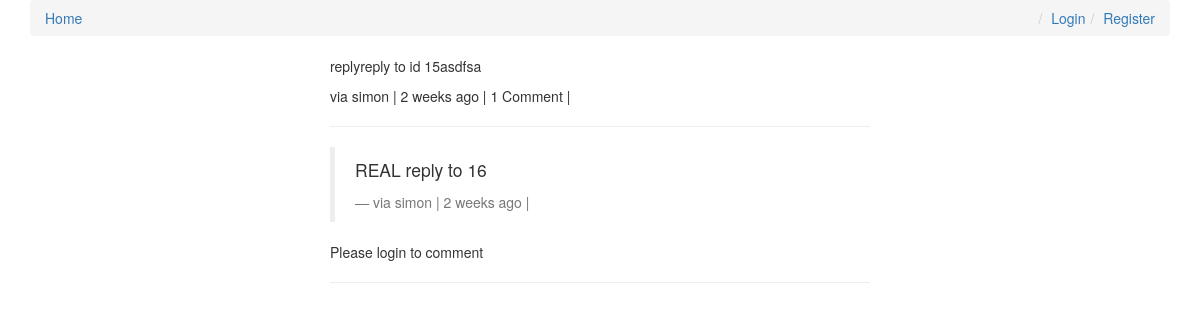
Page /comments/16/ on the committed database.
### comments/models.py (models this page shows, shortened)
class Comment(models.Model):
    user = models.ForeignKey(settings.AUTH_USER_MODEL, default=1)
    content_type = models.ForeignKey(ContentType, on_delete=models.CASCADE)
    object_id = models.PositiveIntegerField()
    content_object = GenericForeignKey('content_type', 'object_id')
    parent = models.ForeignKey("self", null=True, blank=True)
    content         = models.TextField()
    timestamp       = models.DateTimeField(auto_now_add=True)
    objects = CommentManager()
    class Meta:
        ordering = ['-timestamp']
    def children(self):
        return Comment.objects.filter(parent=self)
    @property
    def is_parent(self):
        if self.parent is not None:
            return False
        return True

### comments/views.py (the view, shortened to what this page needs)
# urls.py: url(r'^(?P<id>\d+)/$', comment_thread, name='thread'),
def comment_thread(request, id):
    try:
        obj = Comment.objects.get(id=id)
    except:
        raise Http404
    if not obj.is_parent:
        obj = obj.parent
    content_object = obj.content_object #samesame: the Post that the comment is on
    content_id = obj.content_object.id
    initial_data = {
        "content_type": obj.content_type,
        "object_id": obj.object_id
    }
    form = CommentForm(request.POST or None, initial=initial_data)
    print(dir(form))
    print(form.errors)
    context = {
        'comment': obj,
        'form': form,
    }
    return render(request, "comment_thread.html", context)

### templates/comment_thread.html (shortened to what this page needs)
{% extends "base.html" %}
{% load urlify %}
{% load crispy_forms_tags %}
{% block content %}
<div class='col-sm-6 col-sm-offset-3'>
        <p>{{ comment.content }}</p>
        <footer>via {{comment.user}} | {{comment.timestamp|timesince}} ago | {% if comment.children.count > 0 %} {{comment.children.count}} Comment | {% endif %} </footer>
<hr>
        <div>
            {% for child_comment in comment.children %}
                <blockquote>
                    <p>{{ child_comment.content }}</p>
                    <footer>via {{child_comment.user}} | {{child_comment.timestamp|timesince}} ago | {% if request.user == child_comment.user %}<a href='{{ child_comment.get_delete_url }}'>Delete</a>{% endif %}</footer>
                </blockquote>
            {% endfor %}
        </div>
        {% if request.user.is_authenticated %}
        <form method="POST" action="."> {% csrf_token %}
            {{ form|crispy }}
            <input type="hidden" name="parent_id" value="{{ comment.id }}">
            <input type='submit' value='Reply' class='btn btn-default'>
        </form>
        {% else %}
        <p>Please login to comment</p>
        {% endif %}
    <hr>
</div>
{% endblock content %}

### rows in the picture
Comment: content "replyreply to id 15asdfsa", user "simon", timestamp "2 weeks", children.count "1"
Comment: content "REAL reply to 16", user "simon", timestamp "2 weeks"
